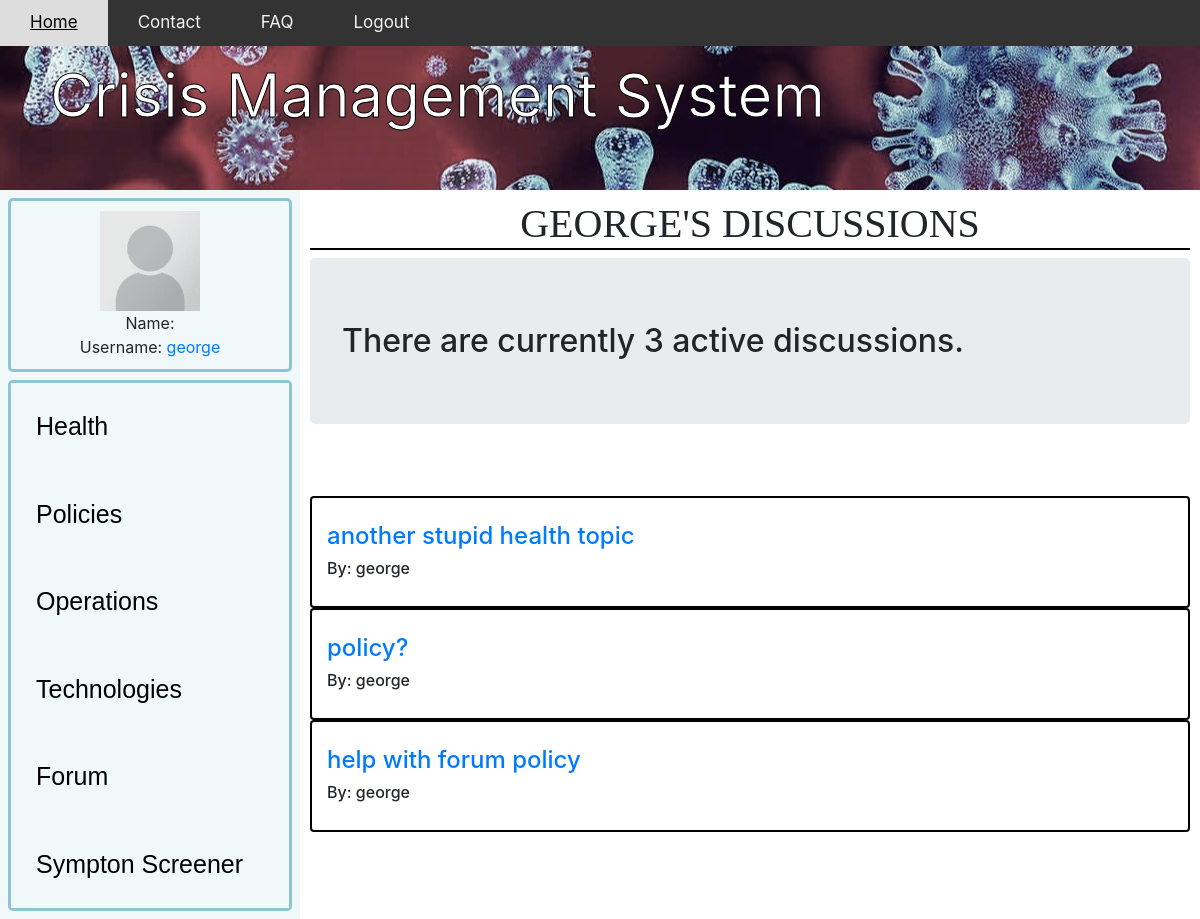
Page /userDiscussions/ (signed in) on the earlier database version.
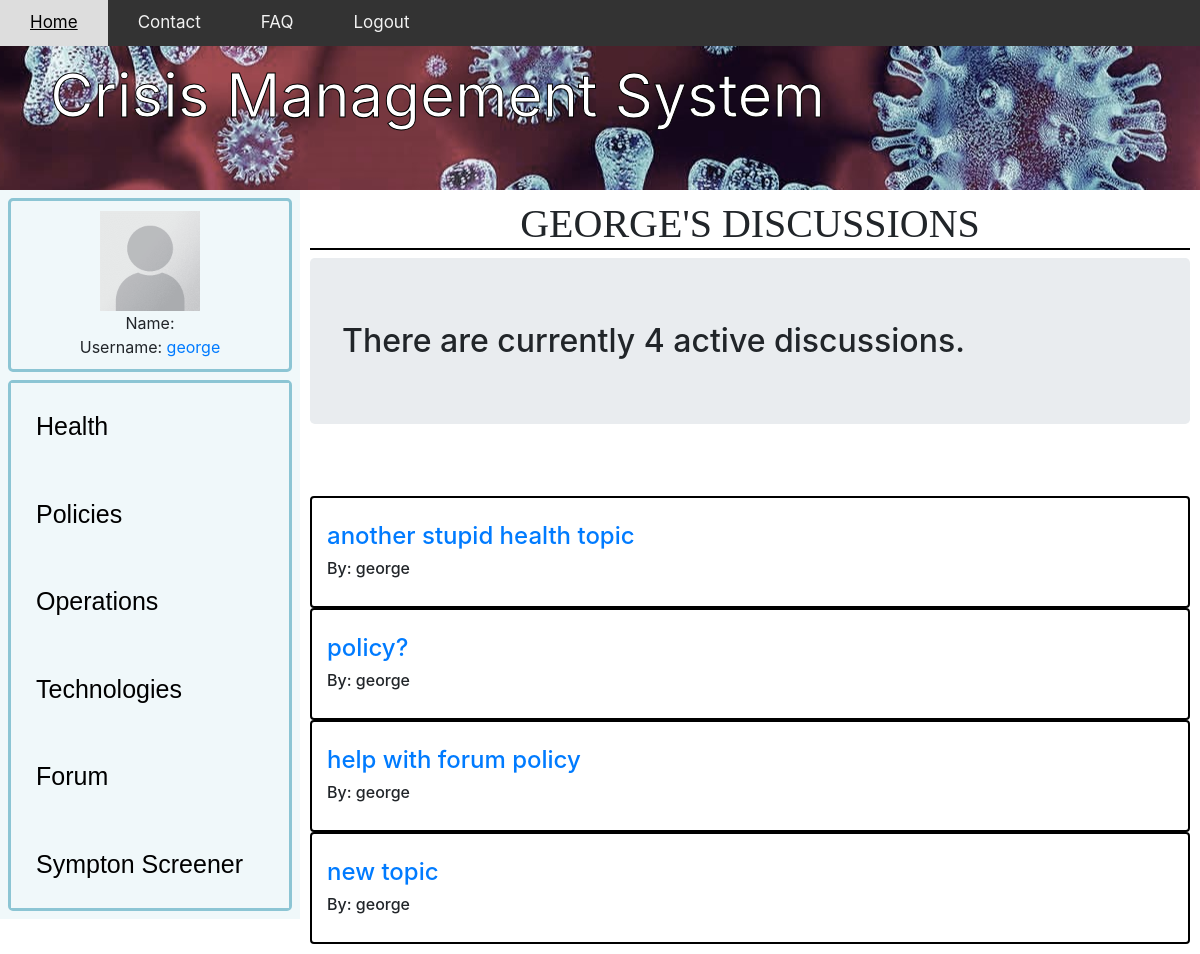
Same page on the later database version.
### app/models.py (models this page shows, shortened)
class forum(models.Model):
    name=models.CharField(max_length=200,default="anonymous" )
    topic= models.CharField(max_length=300, unique=True)
    section = models.CharField(max_length=12)
    description = models.CharField(max_length=1000,blank=True)
    date_created=models.DateTimeField(auto_now_add=True,null=True)
    likeCount = models.IntegerField(default=0)
    dislikeCount = models.IntegerField(default=0)
    forumLikes = models.ManyToManyField(User, related_name='forum')

### app/views.py (the view)
# urls.py: path('userDiscussions/', userDiscussions, name='userDiscussions'),
@login_required
def userDiscussions(request):
    forums=forum.objects.filter(name=request.user)
    count=forums.count()
    discussions=[]
    likes=[]
    for i in forums:
        discussions.append(i.discussion_set.all())
        likes.append(i.totalLikes)
    context={'forums':forums,
              'count':count,
              'discussions':discussions,
              'likes': likes
              }
    return render(request, 'userDiscussions.html', context)

### app/templates/userDiscussions.html (shortened to what this page needs)
{% extends "app/base2.html" %}
{% load static %}
{% block content %}
<!DOCTYPE html>
<html lang="en">
<head>
    <body>
		<h1>{{user}}'s Discussions</h1>
	</body>
    <link rel="stylesheet" href="https://stackpath.bootstrapcdn.com/bootstrap/4.5.0/css/bootstrap.min.css"0>
</head>
<body>
        <h2 class="jumbotron">
            There are currently {{count}} active {{section}} discussions.
        </h2>
            <div class="card-columns" style="padding: 10px; margin: 20px;"></div>
            {%for forum in forums %}
                <div class="card box container">
                    <br>
                    <h6 class="card-title">
                        <a href='{% url 'forumDiscussion' forumName=forum.section sortBy="newest" forumTopic=forum.topic %}'><h4>{{forum.topic}}</h4></a>
                        <p> By: {{forum.name}}</p>
                        </h6>
                </div>
            {%endfor%}
</body>
</html>
{%endblock%}

### app/templates/app/base2.html (shortened to what this page needs)
{% load static %}
<!DOCTYPE html>
<html>
	<head>
		<link rel="stylesheet" type="text/css" href="{% static 'css/main.css'%}">
	</head>
    <body>
        <div class="topnav" >
            <a class="active" href="#home" onclick="location.href='/'">Home</a>
            <a href="#contact" onclick="location.href='/contact'">Contact</a>
            <a href="#faq" onclick="location.href='/faq'">FAQ</a>
            {% if request.user.is_authenticated %}
            <a href="{% url 'logout' %}">Logout</a>
            {% else %}
            <a href="#Login" onclick="location.href='/accounts/login'">Login</a>
            {% endif %}
        </div>
        <header>Crisis Management System</header>
        <div class="homecolumn left" >
            <div class="homerow top" >
                <section>
                    {% if user.is_authenticated %}
                        <img src="{% static 'app/images/blank.png' %}" width="100" height="100">
                        <br>Name: {{ user.get_full_name }}
                        <br>Username: <a href="/userDiscussions/">{{ user.username }}</a>
                    {% else %}
                        <button onclick="location.href='/accounts/login'" class="button button1">Login</button>
                    {% endif %}
                </section>
            </div>
            <div class="homerow bottom" >
                <button onclick="location.href='/health'" class="homebutton">
                    Health</button>
                <button onclick="location.href='/policies'" class="homebutton">
                    Policies</button>
                <button onclick="location.href='/operation'" class="homebutton">
                    Operations</button>
                <button onclick="location.href='/technologies'" class="homebutton">
                    Technologies</button>
                <button onclick="location.href='/forumMain'" class="homebutton">
                    Forum</button>
                <button onclick="location.href='/screener'" class="homebutton">
                    Sympton Screener</button>
            </div>
        </div>
        <div class="homecolumn right">
            <div class="homerow full">
                {% block content %}{% endblock %}
            </div>
        </div>
    </body>
</html>

Differences in the rows shown:
added forum: topic "new topic", name "george"
Other differences:
{{ count }}: "3" → "4"
